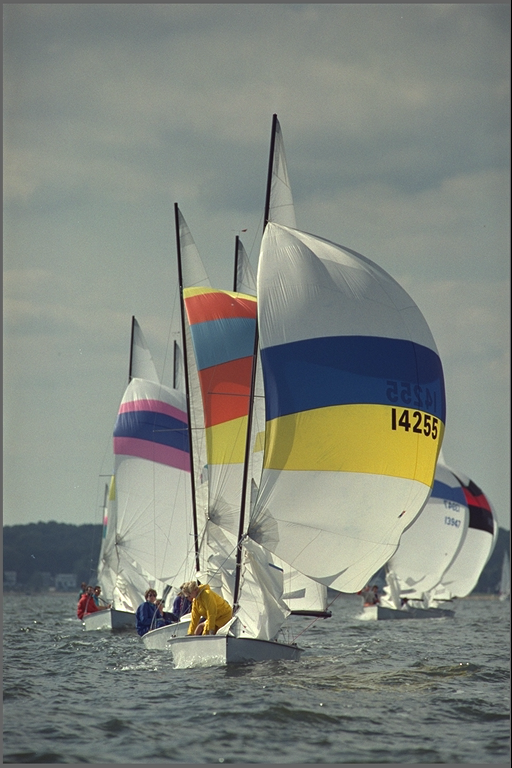
#> input picture CA05/9.png, 512 x 768 px
$ jupyter execute --allow-errors aaz7118-CA05.ipynb   (shell and % lines are left out)   (older library calls are emulated)
#> lines starting #> are read from the running program, lines starting #| are printed output that depends on the picture; after the words box and inside, x2 and y2 are one past the last pixel; in counts of white or black regions, pixels touching at a corner belong together
# Computer Assignment 5
## Feature Detection, Image Stitching
## Alaqian Zafar - aaz7118

## Table of Contents
- <a href='#pa'>PART A - Harris Detector</a>
- <a href='#pb'>PART B - SIFT Detector</a>
- <a href='#pc'>PART C - Feature Matching</a>
- <a href='#pd'>PART D - Panorama Stiching</a>

[cell 1]
import numpy as np
import cv2
import matplotlib.pyplot as plt
from scipy.ndimage import convolve as convolveim
import scipy.ndimage.filters as filters
import scipy.ndimage as ndimage

<a id='pa'></a>

## PART A - Harris detector

- Write your own program for Harris corner point detection at a fixed scale. Your program should contain the following steps:
 - (a)  Generate gradient images of Ix and Iy using filters corresponding to derivative of Gaussian functions of a chosen **scale σ and window size w** (let us use w=4σ+1). You can use the convolve function from scipy.
 - (b) Compute three images **Ix^2 , Iy^2 , Ix* Iy**.
 - (c) To determine the Harris value at each pixel, we should apply Gaussian weighting over a window size of WxW centered at this pixel to each of the image Ix^2, Iy^2, and Ix Iy, and then sum the weighted average. This is equivalent to convolve each of these images by a Gaussian filter with size WxW. Let us use a Gaussian filter with scale 2σ, and window size W=6σ+1.
 - (d) Generate an image of Harris corner value based on the images from (c). See slide 18 and 19 from _feature detection_ lecture notes.
 - (e) Detect local maxima in the Harris value image (For each pixel, look at a 7x7 window centered at the pixel. Keep the pixel only if it is greater than all other pixels in this window). **Pick the first N feature points with largest Harris values.**
 - (f) Mark each detected point using a small circle. Display the image with the detected points.
 - You should write your own functions to generate Guassian and derivative of Gaussian filters from the analytical forms (This is similar to Part2 in CA02).
- Apply your Harris detector to a test image (you can just work on gray scale image). Using σ=1, N=100. Do the features detected make sense?

[Table of Contents](#Table-of-Contents)

[cell 2]
def gauss(size,sigma):
    """
    This function will generate 3 filters given the size of the filter and sigma of Gaussian:
    1: gaussian filter;
    2: derivative of gaussian filters in x and y direction.
"""
#> called with size = 7, sigma = 1
    # define the x range
    x_ax = np.arange(0,size) - size/2 + 0.5

    ################################################ TODO ###############################################
    # make 1D gaussian filter
    gauss = np.exp(-x_ax**2/(2*sigma**2))
    # Compose 2D Gaussian filter from 1D, using the separability property of 2D Gaussian
    gauss2 = gauss.reshape(size,1) * gauss.reshape(1,size)
    # Normalize the filter so that all coefficients sum to 1
    gauss1 = gauss2/np.sum(gauss2)

    # Create derivatives of gaussian
    gauss1_dx = np.matrix(np.zeros((np.shape(gauss1)), dtype="float32"))
    gauss1_dy = np.matrix(np.zeros((np.shape(gauss1)), dtype="float32"))
    for j in range(0, len(x_ax)):
        # derivative filter in x
        gauss1_dx[:, j] = (gauss1[:, j] * (-x_ax[j])/(sigma*sigma)).reshape(size,1)
        ################################################ TODO ###############################################
        # similarly define the difference in y
        gauss1_dy[j, :] = (gauss1[j, :] * (-x_ax[j])/(sigma*sigma)).reshape(1,size)
    return gauss1,gauss1_dx, gauss1_dy

# Visualize the filters you created to make sure you are working with the correct filters
gauss1, gauss1_dx, gauss1_dy = gauss(7,1)
plt.figure()
plt.subplot(1,3,1)
plt.imshow(gauss1)
plt.subplot(1,3,2)
plt.imshow(gauss1_dx, cmap='gray')
plt.subplot(1,3,3)
plt.imshow(gauss1_dy, cmap='gray')
plt.show()

# visualize the filters in 3D
from mpl_toolkits.mplot3d import Axes3D
x = np.arange(0,7)
y = np.arange(0,7)
X, Y = np.meshgrid(x, y)
fig = plt.figure()
ax = fig.add_subplot(111, projection='3d')
ax.plot_surface(X, Y, gauss1, cmap='viridis')
plt.show()

[cell 3]
def harris(Ix, Iy , input_image,N):
    """
    The input to this function are the gradient images in x and y directions, the original image and N
    The function will output two arrays/lists x and y which are the N points with largest harris values,
    and an image of the harris values.
    """
    l, m = np.shape(input_image)
    ################################################ TODO ###############################################
    #Forming 3 images
    #Ix square
    Ix2 = Ix*Ix
    #Iy square
    Iy2 = Iy*Iy
    #Ix*Iy
    Ixy = Ix*Iy

    # Smooth image Ix2, Iy2, Ixy  with Gaussian filter with sigma=2, size=7.
    # Get the gauss filter for smoothing (reuse what you have)
    gauss_smooth, _, _ = gauss(7,2)
    Ix2_smooth = convolveim(Ix2, gauss_smooth, mode='nearest')
    ################################################ TODO ###############################################
    # CONVOLVE as shown above
    Iy2_smooth = convolveim(Iy2, gauss_smooth, mode='nearest')
    Ixy_smooth = convolveim(Ixy, gauss_smooth, mode='nearest')
    # By doing this, Ix2_smooth, Iy2_smooth, Ixy_smooth are the three values needed to calculate
    # the A matrix for each pixel.

    ################################################ TODO ###############################################
    # Write code segment to find N harris points in the image
    # Refer to the page 17 of slides on features for the equation
    det = Ix2_smooth*Iy2_smooth - Ixy_smooth**2
    trace = Ix2_smooth + Iy2_smooth
    H = det - 0.06*trace**2

    ################################################ TODO ###############################################
    # Save a copy of the original harris values before detecting local max
    H0 = H
    # Detect local maximum over 7x7 windows
    local_max_win = 7
    a = int(np.floor(local_max_win/2))
    H = np.pad(H,((a,a),(a,a)), 'constant')
    # Initialize a mask to be all ones. The mask corresponds to the local maximum in H
    H_max = np.ones(H.shape)
    for i in range(a,l+a):
        for j in range(a,m+a):
            # Take a WxW patch centered at point (i,j), check if the center point is larger than all other points
            # in this patch. If it is NOT local max, set H_max[i,j] = 0
            patch = H[i-a:i+a+1,j-a:j+a+1]
            if H[i,j] < np.max(patch):
                H_max[i,j] = 0

    # Multiply the mask with H, points that are not local max will become zero
    H = H_max*H
    H = H[a:-a,a:-a]

    # Find largest N points' coordinates
    # Hint: use np.argsort() and np.unravel_index() to sort H and get the index in sorted order
    # Sort the harris values in descending order
    idx = np.argsort(H.flatten())[::-1][:N]
    # Get the coordinates of the N largest harris values
    x, y = np.unravel_index(idx, H.shape)

    # x,y should be arrays/lists of x and y coordinates of the harris points.
    return x,y,H0

[cell 4]
##### IMPORTANT: Convert your image to float once you load the image. ######
input_image = cv2.imread('9.png',0).astype('float')

img = cv2.normalize(input_image, None, alpha=0, beta=255, norm_type=cv2.NORM_MINMAX, dtype=cv2.CV_32F)

################################################ TODO ###############################################
# Generating the gaussian filter
sigma = 1
size = int(4*sigma + 1)
# Function call to gauss
gauss_filt, gauss_filt_dx, gauss_filt_dy = gauss(size,sigma)


################################################ TODO ###############################################
# Convolving the filter with the image
# Convolve image with dx filter
Ix = convolveim(input_image,gauss_filt_dx,mode ='nearest')
# Convolve image with dy filter
Iy = convolveim(input_image,gauss_filt_dy,mode ='nearest')

x,y,H0 = harris(Ix, Iy ,input_image,100)
#> in harris, `H = det - 0.06*trace**2`:
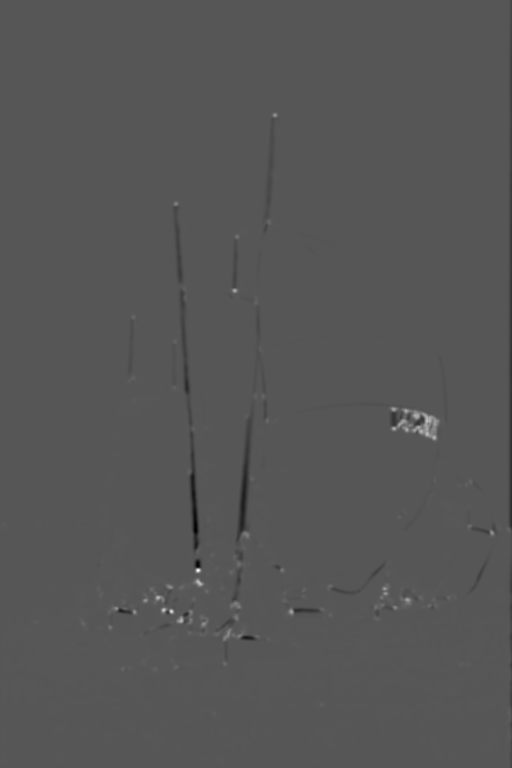
#> H: shape (768, 512) float64; min -332606.1, max 642485.8, mean -758.3; drawn with min black and max white
#> after the loop in harris, `for i in range(a,l+a):`:
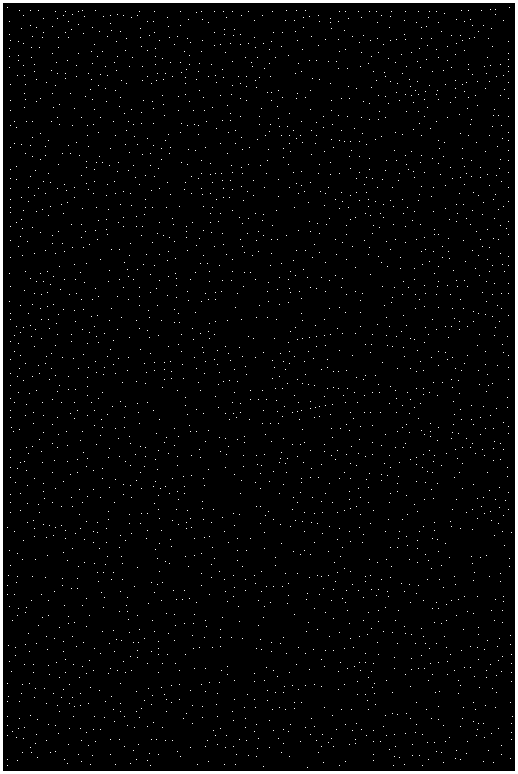
#> H_max: shape (774, 518) float64; values 0 (black) and 1 (white), 2.6% white; 2819 white regions (2818 under 20 px), largest, box (x1, y1, x2, y2) and area: (0, 0, 518, 774) 7716
#> in harris, `idx = np.argsort(H.flatten())[::-1][:N]`: idx = 100 values, max 360769 at index 91, min 59155 at index 27, mean 272453.1
#> in harris, `x, y = np.unravel_index(idx, H.shape)`: x = 100 values, max 704 at index 91, min 115 at index 27, mean 531.6; y = 100 values, max 508 at index 71, min 83 at index 59, mean 273.9
################################################ TODO ###############################################
# Plot: Ix, Iy, Original image with harris point labeled in red dots, H0 harris value image
# Hint: you may use "plt.plot(y,x, 'ro')"   # Note: x is vertical and y is horizontal in our above definition
                                            # But when plotting the point, the definition is reversed
fig, axs = plt.subplots(2, 2, figsize=(12, 12))

axs[0, 0].imshow(Ix, cmap='gray')
axs[0, 0].set_title('Ix')

axs[0, 1].imshow(Iy, cmap='gray')
axs[0, 1].set_title('Iy')

axs[1, 0].imshow(input_image, cmap='gray')
axs[1, 0].plot(y, x,'ro')
axs[1, 0].set_title('Original image with Harris points')

axs[1, 1].imshow(H0, cmap='gray')
axs[1, 1].set_title('Harris values')

plt.show()

<a id='pb'></a>

## PART B - SIFT descriptor

Write a program that can generate SIFT descriptor for each detected feature point using your program in Prob. 1. You may follow the following steps:
- Generate gradient images Ix and Iy as before. Furthermore, determine the gradient magnitude and orientation from Ix and Iy at every pixel.
-  Quantize the orientation of each pixel to one of the N=8 bins. Suppose your original orientation is x. To quantize the entire range of 360 degree to 8 bins, the bin size is q=360/N=45 degree. Assuming your orientation is determined with a range of [0,360]. x_q will range from 0 to 7, with 0 corresponding to degree (0, 22.5) and (360-22.5, 360). You can perform quantization using:  x_q=floor((x+q/2)/q); but if x_q=N, change to -> x_q=0
- Then for each detected feature point, follow these steps to generate the SIFT descriptor:
    - i) Generate a patch of size 16x16 centered at the detected feature point;
    - ii) Multiply the gradient magnitude with a Guassian window with scale= patch width/2.
    - iii) Generate a HoG for the entire patch using the weighted gradient magnitude.
    - iv) Determine the dominant orientation of the patch by detecting the peak in the Hog determined in (iii).
    - v) Generate a HoG for each of the 4x4 cell in the 16x16 patch.
    - vi) Shift each HoG so that the dominant orientation becomes the first bin.
    - vii) Concatenate the HoG for all 16 cells into a single vector.
    - viii) Normalize the vector. That is, divide each entry by L2 norm of the vector.
    - ix) Clip the normalized vector so that entries >0.2 is set to 0.2.
    - x) Renormalize the vector resulting from (ix).
-  **For this assignment, you are not asked to do multiscale processing. You only need to generate the SIFT descriptors for those feature points detected by the Harris detector at the original image scale (from Part A).**

[Table of Contents](#Table-of-Contents)

[cell 5]
def histo(theta4,mag4):
    """
    theta4: an array of quantized orientations, with values 0,1,2...7.
    mag4: an array of the same size with magnitudes
    """
    temp = np.zeros((1,8),dtype='float32')
    ################################################ TODO ###############################################
    # write code segment to add the magnitudes of all vectors in same orientations
    for i in range(8):
        temp[0,i] = np.sum(mag4[theta4==i])

    # temp should be a 1x8 vector, where each value corresponds to an orientation and
    # contains the sum of all gradient magnitude, oriented in that orientation
    return temp

def descriptor(theta16,mag16):
    """
    Given a 16x16 patch of theta and magnitude, generate a (1x128) descriptor
    """
    filt,_,_ = gauss(16,8)
    mag16_filt = mag16*filt

    # array to store the descriptor. Note that in the end descriptor should have size (1, 128)
    desp = np.array([])
    ################################################ TODO ###############################################
    # Make function call to histo, with arguments theta16 and mag16_fil
    # This is used for find the location of maximum theta
    histo16 = histo(theta16,mag16_filt)
    maxloc_theta16 = np.argmax(histo16)

    for i in range(0,16,4):
        for j in range(0,16,4):
            ################################################ TODO ###############################################
            # Use histo function to create histogram of oriantations on 4x4 pathces in the neighbourhood of the harris points
            # You should shift your histogram for each cell so that the dominant orientation of the 16x16 patch becomes the first quantized orientation
            # You should update the variable desp to store all the orientation magnitude sum for each sub region of size 4x4
            histo4 = histo(theta16[i:i+4,j:j+4],mag16_filt[i:i+4,j:j+4])
            desp = np.append(desp,np.roll(histo4,-maxloc_theta16))

    ################################################ TODO ###############################################
    # normalize descriptor, clip descriptor, normalize descriptor again
    desp = desp/np.linalg.norm(desp)
    desp = np.clip(desp,0,0.2)
    desp = desp/np.linalg.norm(desp)

    desp = np.matrix(desp)

    return desp

[cell 6]
def part_B(input_image):

    # Normalize the image
    img = cv2.normalize(input_image, None, alpha=0, beta=255, norm_type=cv2.NORM_MINMAX, dtype=cv2.CV_32F)

    # Generate derivative of Gaussian filters, using sigma=1, filter window size=4*sigma+1
    sigma = 1
    _, filt_dx, filt_dy = gauss(int(4*sigma + 1), sigma)

    ################################################ TODO ###############################################
    # Image convolved with filt_dx and filt_dy
    img_x = cv2.filter2D(img, -1, filt_dx)
    img_y = cv2.filter2D(img, -1, filt_dy)
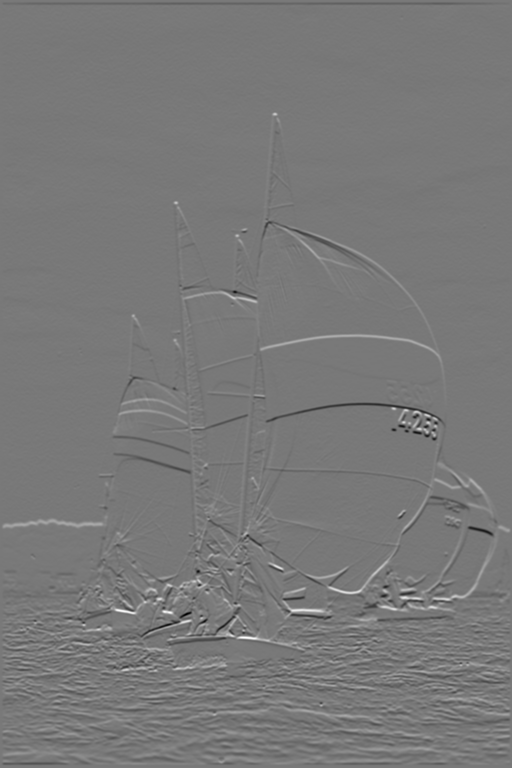
#> img_y: shape (768, 512) float32; min -66.98, max 74.16, mean 0; drawn with min black and max white

    # Calculate magnitude and theta, then quantize theta.
    mag = np.sqrt(img_x ** 2 + img_y ** 2)
    theta = np.arctan2(img_y, img_x)
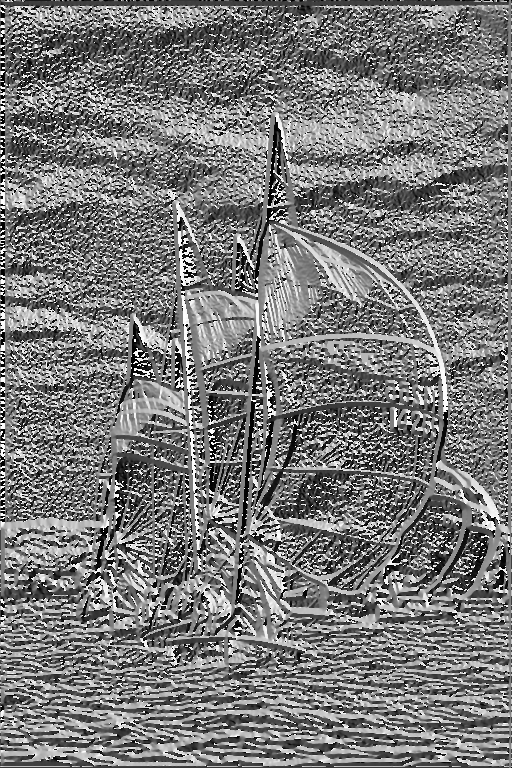
#> theta: shape (768, 512) float32; min -3.14, max 3.14, mean -0.149; drawn with min black and max white
    theta = (theta/(2*np.pi))*360
    theta = theta*(theta>=0) + (360+theta)*(theta < 0)

    ################################################ TODO ###############################################
    # Quantize theta to 0,1,2,... 7, see instructions above
    q = 45
    N = 8
    theta_q = np.floor(theta/q)
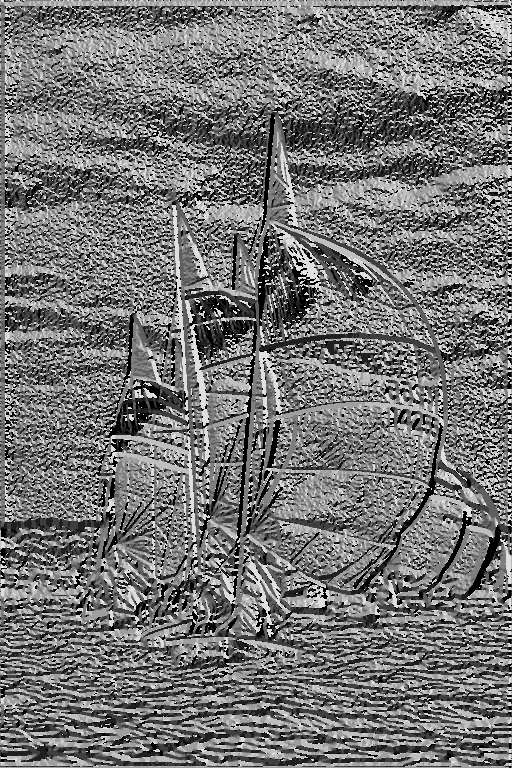
#> theta_q: shape (768, 512) float32; min 0, max 8, mean 3.65; drawn with min black and max white
    theta_q[theta_q==N] = 0
    theta_q = theta_q.astype('uint8')

    ################################################ TODO ###############################################
    # Call harris function to find 100 feature points
    x,y,_ = harris(img_x, img_y ,input_image,100)
#> x = 100 values, max 704 at index 90, min 115 at index 27, mean 531.6; y = 100 values, max 508 at index 96, min 83 at index 59, mean 273.9

    # Pad 15 rows and columns. You will need this extra border to get a patch centered at the feature point
    #    when the feature points lie on the original border of the image.
    theta_q = cv2.copyMakeBorder(theta_q.astype('uint8'), 7,8,7,8, cv2.BORDER_REFLECT)
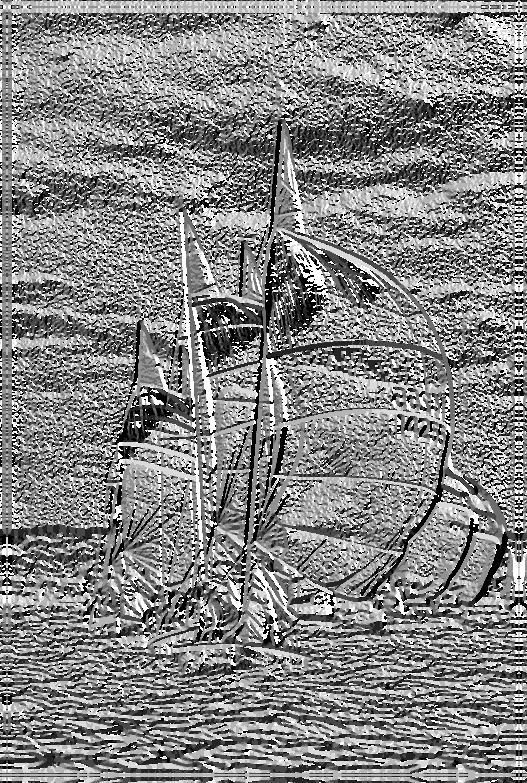
#> theta_q: shape (783, 527); min 0, max 7, mean 3.66; drawn with min black and max white
    ################################################ TODO ###############################################
    mag = cv2.copyMakeBorder(mag, 7,8,7,8, cv2.BORDER_REFLECT) # similarly add border to the magnitude image
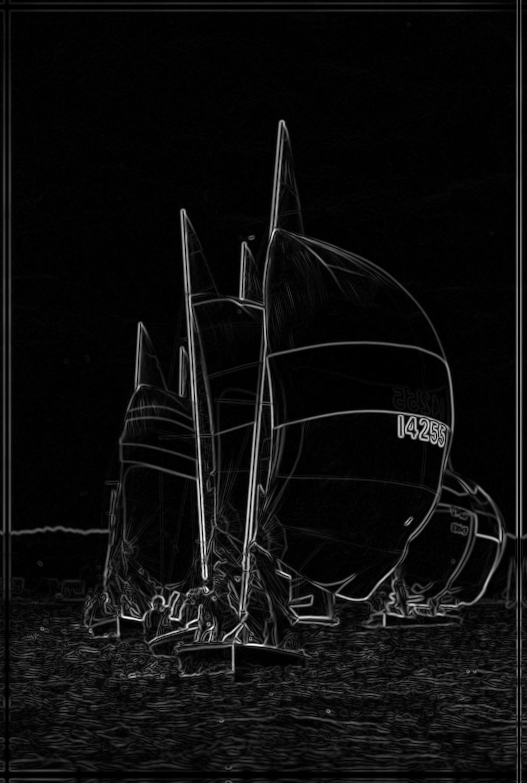
#> mag: shape (783, 527) float32; min 3.58e-08, max 74.54, mean 4; drawn with min black and max white
    final_descriptor = np.zeros((1,128))

    final_points = np.vstack((x,y)).T
#> final_points = 100 pairs, first value 115 to 704, second value 83 to 508
    for i in range(final_points.shape[0]):
        # Since you have already added 15 rows and columns, now the new coordinates of the feature points are (x+8, y+8).
        # Then the patch should be [x[i]:x[i]+16,y[i]:y[i]16]
        # Your patch should be centered at the feature point.
        theta_temp = theta_q[x[i]:x[i]+16,y[i]:y[i]+16]
        # similarly, take a 16x16 patch of mag around the point
        mag_temp = mag[x[i]:x[i]+16,y[i]:y[i]+16]
        # function call to descriptors
        temp2 = descriptor(theta_temp,mag_temp)
        final_descriptor = np.vstack((final_descriptor,temp2))
#> this loop made 100 passes
#> maxloc_theta16 in descriptor on passes 1 to 4: 7, 2, 2, 0

    # Initially, final descriptor has a row of zeros. We are deleting that extra row here.
    final_descriptor = np.delete(final_descriptor,0,0)
    final_descriptor = np.nan_to_num(final_descriptor)
    final_descriptor = np.array(final_descriptor)

    # Combine x,y to form an array of size (Npoints,2) each row correspond to (x,y)
    # You could use np.hstack() or np.vstack()
    final_points = np.hstack((x.reshape(-1,1),y.reshape(-1,1)))

    return final_descriptor,final_points

[cell 7]
input_image = cv2.imread('9.png',0).astype('float') # input image


# Visualization the results. Plot the feature point similiar to Part1 and plot SIFT features as bar
final_descriptor , final_points = part_B(input_image)

for i in range(0,10):
    f, (ax1, ax2) = plt.subplots(1, 2)
    ax1.imshow(input_image,cmap='gray')
    ax1.autoscale(False)
    ax1.plot(final_points[i][1],final_points[i][0], 'ro')
    ax2.bar(np.arange(1,129),final_descriptor[i,:])
    plt.show()
#> this loop made 10 passes
#> pass 2, `plt.show()`:
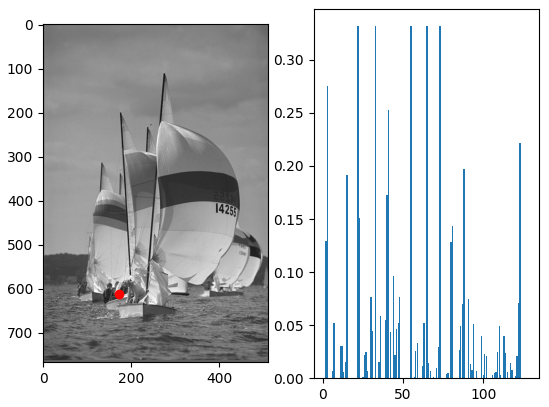
#> figure drawn by matplotlib, 2 panels
